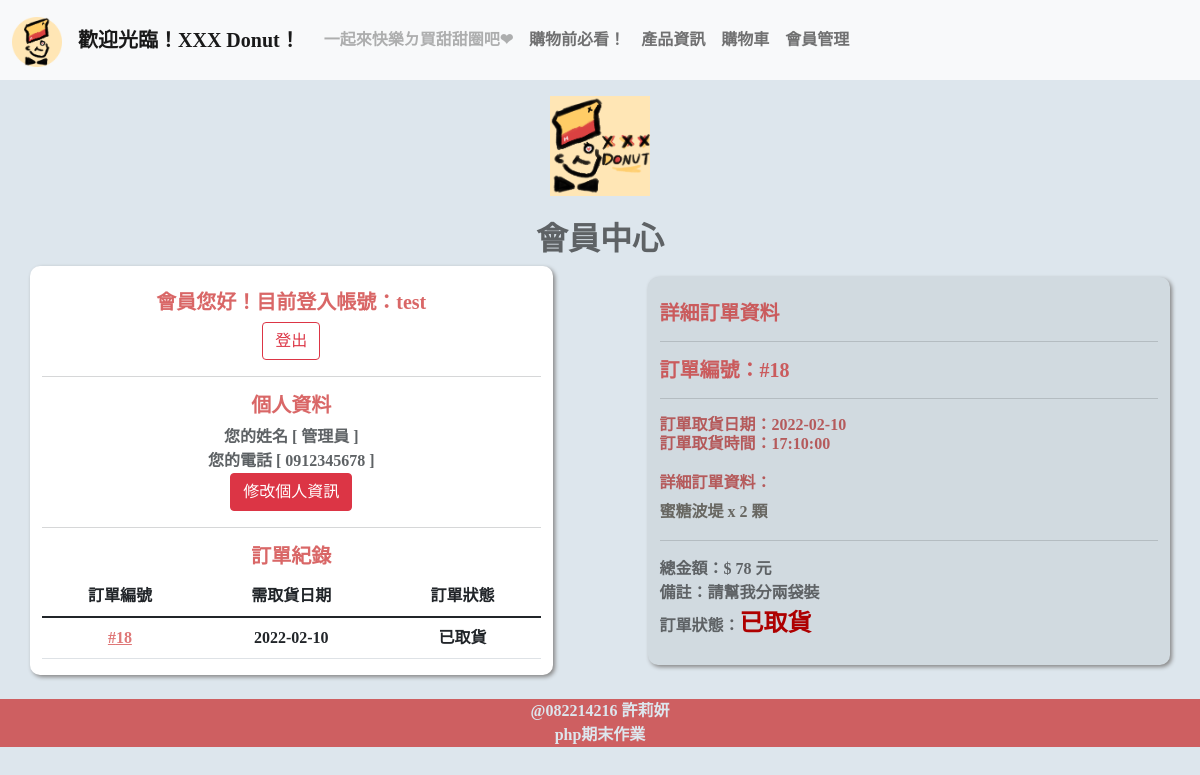
Screenshot of /user_member.php?ID=18 (signed in) with the database file from the repository.
### tables this page shows
CREATE TABLE `account` (
  `ID` int(11) NOT NULL,
  `Account` varchar(20) NOT NULL,
  `Password` varchar(20) NOT NULL,
  `name` varchar(20) NOT NULL,
  `phone` varchar(10) NOT NULL
);

CREATE TABLE `order` (
  `number` int(11) NOT NULL,
  `date` date NOT NULL,
  `time` time NOT NULL,
  `description` varchar(700) NOT NULL,
  `total` int(11) NOT NULL,
  `ps` varchar(256) NOT NULL,
  `user` int(11) NOT NULL,
  `status` varchar(10) NOT NULL
);

### user_member.php (the view, shortened to what this page needs)
<?php
include("configure.php");
if ($_SESSION['userID'] == null) {
  echo "<script>alert('請先登入會員！')</script>";
  echo "<meta http-equiv=REFRESH CONTENT=0;url='user_login.php'>";
} else {
  $link = new PDO('mysql:host=' . $hostname . ';dbname=' . $database . ';charset=utf8', $username, $password);
  $query = "SELECT * FROM `account` WHERE `ID`='$_SESSION[userID]'";
  $result = $link->query($query);
  $ACC = "";
  $NAME = "";
  $PHONE = "";
  foreach ($result as $row) {
    $ACC = $row["Account"];
    $NAME = $row["name"];
    $PHONE = $row["phone"];
  }
}
?>
<!doctype html>
<html lang="en">
<head>
  <link href="https://cdn.jsdelivr.net/npm/bootstrap@5.1.1/dist/css/bootstrap.min.css" rel="stylesheet">
  <link href="mystyle.css" rel="stylesheet">
</head>
<body>
  <br><br><br><br>
  <img src="images/logo.png" width="100px"><br><br>
  <h2>會員中心</h2>
  <div class="container">
    <div class="row align-items-center">
      <div class="col donut whitebg">
        <br>
        <h5>會員您好！目前登入帳號：<?php echo $ACC; ?></h5>
        <button type="button" class="btn btn-outline-danger" onclick="location.href='user_logout.php'">登出</button>
        <hr>
        <h5>個人資料</h5>
        您的姓名 [ <?php echo $NAME; ?> ]<br>
        您的電話 [ <?php echo $PHONE; ?> ]<br>
        <button type="button" class="btn btn-danger" onclick="window.open(' user_modify.php', '修改', config='height=700,width=ˊ600')">修改個人資訊</button>
        <hr>
        <h5>訂單紀錄</h5>
        <?php
        $link = new PDO('mysql:host=' . $hostname . ';dbname=' . $database . ';charset=utf8', $username, $password);
        $query = "SELECT * FROM `order` WHERE `user`= $_SESSION[userID] ";
        $result = $link->query($query);
        echo "<table class='table table-hover'>";
        echo "<thead>
                <tr>
                  <td scope='col' align='center' valign='middle'>訂單編號</th>
                  <td scope='col' align='center' valign='middle'>需取貨日期</th>
                  <td scope='col' align='center' valign='middle'>訂單狀態</th>
                </tr>
                </thead>";
        echo "<tbody>";
        foreach ($result as $row) {
          $number = $row["number"];
          $date = $row["date"];
          $status = $row["status"];
          echo "<tr>";
          echo "<td align='center' valign='middle'><a href='?ID=$number'>#$number</td></a></td>";
          echo "<td align='center' valign='middle'>$date</td>";
          echo "<td align='center' valign='middle'>$status</td>";
          echo "</tr>";
        }
        echo "</tbody>";
        echo "</table>";
        ?>
      </div>
      <div class="col-sm-1">
      </div>
      <div class="col donut darkbg "style="text-align:justify;">
      <br>
      <h5>詳細訂單資料</h5>
        <hr>
        <?php
        $number_detial = isset($_GET["ID"]) ? $_GET["ID"] : null;
        if ($number_detial == null) {
          echo "點選訂單編號，顯示訂單詳細資料！";
        } else {
          $link = new PDO('mysql:host=' . $hostname . ';dbname=' . $database . ';charset=utf8', $username, $password);
          $query = "SELECT * FROM `order` WHERE `number`= $number_detial ";
          $result = $link->query($query);
          foreach ($result as $row) {
            $date_detial = $row["date"];
            $time_detial = $row["time"];
            $description_detial = $row["description"];
            $total_detial = $row["total"];
            $ps_detial = $row["ps"];
            $status_detial = $row["status"];
          }
          echo "<h5>訂單編號：#$number_detial</h5><hr>";
          echo "<h6>訂單取貨日期：$date_detial<br>";
          echo "訂單取貨時間：$time_detial<br><br>";
          echo "詳細訂單資料：</h6><p>$description_detial</p><hr>";
          echo "總金額：$ $total_detial 元<br>";
          echo "備註：$ps_detial<br>";
          echo "訂單狀態：<font color='#AE0000' size='5'>$status_detial</font>";
        }
        ?>
        <br><br>
      </div>
    </div>
  </div>
  <br>
</body>
</html>

### mystyle.css (style rules this page uses)
body { color: #5E6265; font-family: "微軟正黑體"; background-color: #DDE6ED; text-align: center; font-weight: bold; }
.darkbg { background-color: #D1DAE0; }
.whitebg { background-color: #ffffff; }
.donut { border-radius: 10px; width: 50%; box-shadow: 2px 2px 4px #858484; }
h1, h2, h3, h4, h5, h6 { font-weight: bold; }
h5 { color: rgba(199, 31, 31, 0.678); }
h6 { color: rgba(175, 67, 67, 0.842); }
p { color: rgba(54, 48, 39, 0.678); }
a:link { color: rgba(209, 58, 58, 0.692); }

### rows the page displays
account: Account "test", name "管理員", phone "0912345678"
order: number "18", date "2022-02-10", status "已取貨", time "17:10:00", description "蜜糖波堤 x 2 顆", total "78", ps "請幫我分兩袋裝"

### other values shown
$number_detial "18"
